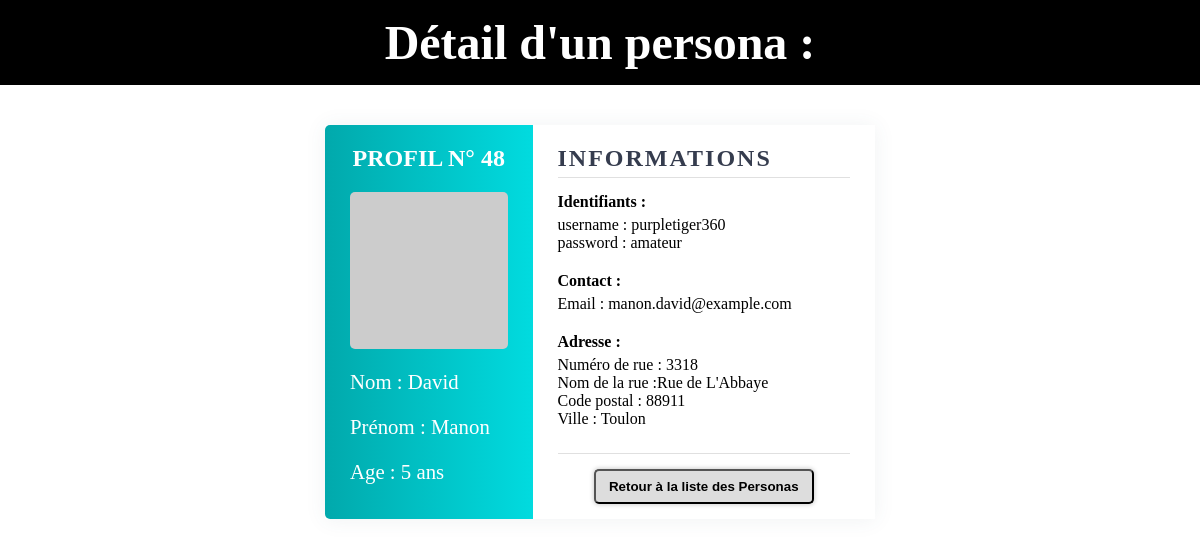
Screenshot of /persona_details/48/ with the database file from the repository.
### persona_app/models.py (models this page shows, shortened)
class Persona (models.Model):
    first_name = models.CharField(max_length=70)
    last_name = models.CharField(max_length=70)
    address_street = models.CharField(max_length=150)
    address_number = models.IntegerField()
    city = models.CharField(max_length=150)
    country = models.CharField(max_length=70)
    postcode = models.IntegerField()
    email = models.CharField(max_length=150)
    username = models.CharField(max_length=70)
    password = models.CharField(max_length=70)
    age = models.IntegerField()
    picture =  models.CharField(max_length=150)

### persona_app/views.py (the view)
# urls.py: path('persona_details/<int:id>/', PersonaDetailsView.as_view(), name='url_persona_details'),
class PersonaDetailsView(View):
    template_name = 'persona_app/template_details.html'
    model = Persona
    def get(self, request, id):
        persona_details = self.model.objects.get(pk=id)
        return render(request, self.template_name, context= {'persona_details' : persona_details} )

### persona_app/templates/persona_app/template_details.html
{% extends 'template.html' %}
{%block title_page%} Détail d'un persona : {% endblock title_page %}
{%block content%}
<div class ="details_wrapper">
    <article class="details_wrapper__left">
        <h2 class="details_wrapper__left__title">Profil N° {{persona_details.id}}</h2>
        <img class="details_wrapper__lef__img" src="{{persona_details.picture}}" alt="Photo représentant le persona">
        <p class="details_wrapper__left__text" >Nom : {{persona_details.last_name}}</p>
        <p class="details_wrapper__left__text" >Prénom : {{persona_details.first_name}} </p>
        <p class="details_wrapper__left__text" >Age : {{persona_details.age}} ans</p>
    </article>
    <article class="details_wrapper__right">
        <div class="details_wrapper__right__info">
            <h2>Informations</h2>
            <div class="details_wrapper__right__section">
                <p>Identifiants : </p>
                <p>username : {{persona_details.username}}</p>
                <p>password : {{persona_details.password}}</p>
            </div>
            <div class="details_wrapper__right__section">
                <p>Contact :</p>
                <p>Email : {{persona_details.email}}</p>
            </div>
            <div class="details_wrapper__right__section">
                <p>Adresse :</p>
                <p> Numéro de rue : {{persona_details.address_number}}</p>
                <p>
                 {% if persona_details.address_street|length >= 15 %}
                    Nom de la rue :{{ persona_details.address_street|truncatechars:15 }}
                {%else%}
                    Nom de la rue :{{persona_details.address_street}}
                {% endif %}
                </p>
                <p>Code postal : {{persona_details.postcode}}</p>
                <p>Ville : {{persona_details.city}}</p>
            </div>
        </div>
        <button class="btn ">
            <a href="{% url 'url_persona_list' %}">
                Retour à la liste des Personas
            </a>
        </button>
    </article>
</div>
{%endblock content%}

### static/css/style.css (style rules this page uses)
body { margin: 0; cursor: default; }
.btn { display: block; margin: 15px auto; width: 220px; border-radius: 5px; background-color: #dddddd; padding: 8px; box-shadow:0 0 4px 1px rgba(0, 0, 0, .18); }
.btn > * { font-weight: bold; }
.list__table a, .btn > * { text-decoration: none; color: inherit; cursor: pointer; }
.details_wrapper { display: flex; margin: 40px auto; max-width: 550px; box-shadow: 0 1px 20px 0 rgba(69,90,100,.08); }
.details_wrapper__left { width: 35%; background: linear-gradient(to right,#01a9ac,#01dbdf); padding: 0 25px; border-top-left-radius: 5px; border-bottom-left-radius: 5px; color: #fff; }
.details_wrapper__left .details_wrapper__lef__img { border-radius: 5px; margin-bottom: 10px; }
.details_wrapper__left__title { font-size: 1.5rem; font-weight: bold; margin-top: 20px; text-align: center; text-transform: uppercase; }
.details_wrapper__left__text { font-size: 1.3rem; }
.details_wrapper__lef__img { display: block; margin: auto; width: 100%; }
.details_wrapper__right { width: 65%; padding: 0 25px; border-top-right-radius: 5px; border-bottom-right-radius: 5px; }
.details_wrapper__right__info { border-bottom: 1px solid #e0e0e0; padding-bottom: 5px; margin-bottom: 15px; }
.details_wrapper__right__info h2 { margin-bottom: 15px; padding-bottom: 5px; border-bottom: 1px solid #e0e0e0; color: #353c4e; text-transform: uppercase; letter-spacing: 2px; }
.details_wrapper__right__section { margin-bottom: 20px; }
.details_wrapper__right__section p:first-child { font-weight: bold; margin-bottom: 5px; }
.details_wrapper__right__section > * { margin: 0; }

### rows the page displays
Persona: id "48", last_name "David", first_name "Manon", age "5", username "purpletiger360", password "amateur", email "manon.david@example.com", address_number "3318", address_street "Rue de L'Abbaye", postcode "88911", city "Toulon"
